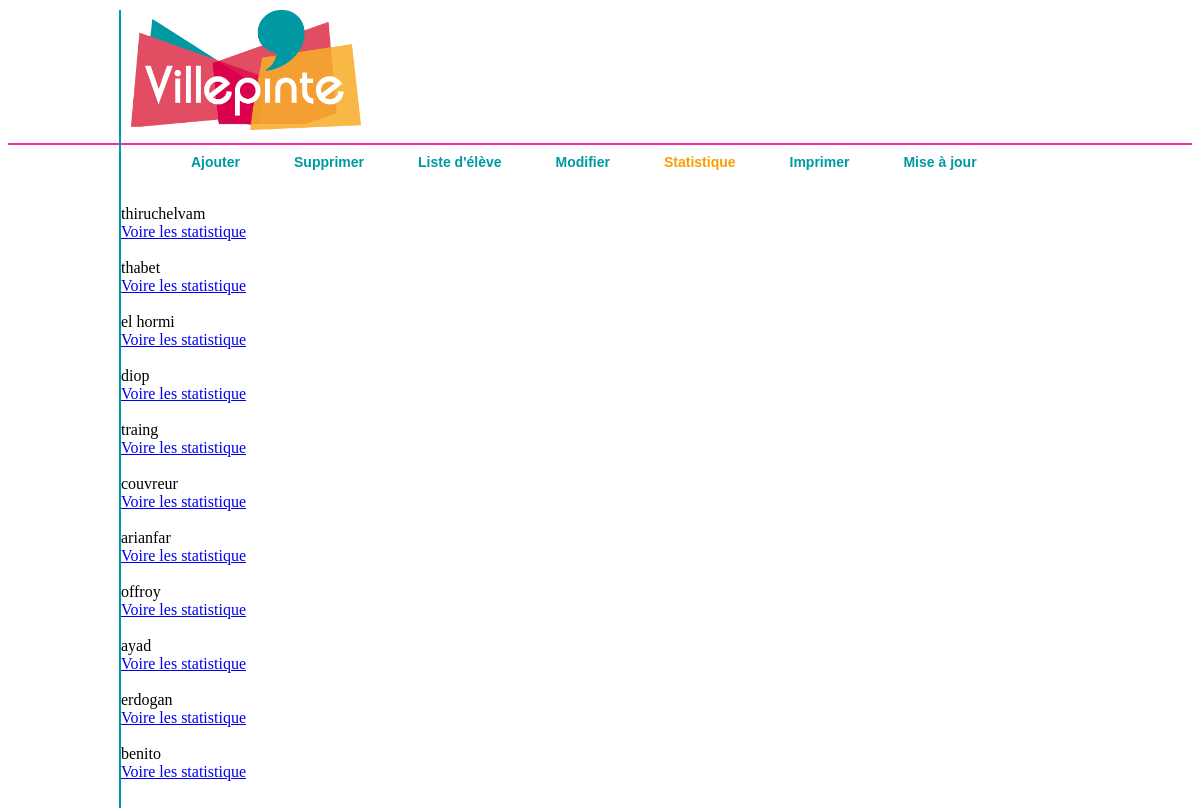
Screenshot of /statistique.php with the database file from the repository.
### tables this page shows
CREATE TABLE IF NOT EXISTS `eleves` (
  `ideleves` int(11) NOT NULL AUTO_INCREMENT,
  `nom` varchar(45) DEFAULT NULL,
  `prenom` varchar(45) DEFAULT NULL,
  `rentre_seul` tinyint(1) DEFAULT NULL,
  `responsable_legal` varchar(45) DEFAULT NULL,
  `responsable_legal2` varchar(45) DEFAULT NULL,
  `numero_tel_rl` varchar(45) DEFAULT NULL,
  `numero_tel_rl2` varchar(11) DEFAULT NULL,
  `lien_parente` varchar(45) DEFAULT NULL,
  `lien_parente2` varchar(45) DEFAULT NULL,
  `periode_ramassage` varchar(45) DEFAULT NULL,
  `jours_ramassage` varchar(45) DEFAULT NULL,
  `ecole` varchar(45) DEFAULT NULL,
  `date_de_naissance` varchar(45) DEFAULT NULL,
  `niveau_scolaire` varchar(45) DEFAULT NULL,
  `QR_code` varchar(45) DEFAULT NULL,
  `arret_idarret` int(11) NOT NULL,
  PRIMARY KEY (`ideleves`),
  KEY `fk_eleves_arret1_idx` (`arret_idarret`)
);

### statistique.php (the view, shortened to what this page needs)
<!DOCTYPE html>
<html>
<head>
<link rel="stylesheet" href="style.css" />
</head>
<body>
	<div id="rose">
	</div>
	<div id="page">
		<header>
			<div id="image">
				<img src="image/villepinte.png" width=230 height=120
					alt="Villepinte" />
			</div>
			<nav>
				<ul id="barre">
					<li><a href="ajouter.php">Ajouter</a></li>
					<li><a href="supprimer.php">Supprimer</a></li>
					<li><a href="liste.php">Liste d'&eacute;l&egrave;ve</a></li>
					<li><a href="modifier.php">Modifier</a></li>
					<li><a style="color: #FA9F01;" href="statistique.php">Statistique</a></li>
					<li><a href="imprimer.php">Imprimer</a></li>
					<li><a href="tablette.php">Mise à jour</a></li>
				</ul>
			</nav>
		</header>
		<section>
		<?php
		try {
	$bdd = new PDO('mysql:host=localhost;dbname=ramastop','root','', array (
					PDO::ATTR_ERRMODE => PDO::ERRMODE_EXCEPTION
			) );
		} catch ( Exception $e ) {
			die ( 'Erreur de connexion : ' . $e->getMessage () );
		}
		$reponse = $bdd->query ( 'SELECT * FROM eleves;' );
		while ( $donnes = $reponse->fetch () ) {
			?>
				<br /><?php echo $donnes['nom']; ?><br /> <a
				href="stats.php?QR_code=<?php echo $donnes['QR_code']; ?>">Voire les statistique</a><br />
			<?php
		}
		?>
		</section>
		<footer> </footer>
	</div>
</body>
</html>

### style.css (style rules this page uses)
#rose { position: relative; top: 135px; border-top: solid; border-width: 2px; border-color: #FB2BAF; width: 100%; }
body { height: 100%; }
#image img { margin-bottom: 3px; margin-left: 10px; position: relative; }
#barre li { display: inline; padding-left: 20px; padding-right: 10px; }
#barre li a { color: #0099A1; text-decoration: none; font-family: Arial; font-weight: bold; padding-left: 10px; padding-right: 10px; width: 100%; }
#page { width: 960px; margin: 0px auto; position: relative; border-left: solid; border-width: 2px; border-color: #0099A1; height: 100%; }
footer { padding-top: 500px; }
#barre li a { font-size: 14px; border-color: white; text-decoration: none; font-family: Arial; }

### rows the page displays
eleves: nom "thiruchelvam"
eleves: nom "thabet"
eleves: nom "el hormi"
eleves: nom "diop"
eleves: nom "traing"
eleves: nom "couvreur"
eleves: nom "arianfar"
eleves: nom "offroy"
eleves: nom "ayad"
eleves: nom "erdogan"
eleves: nom "benito"
